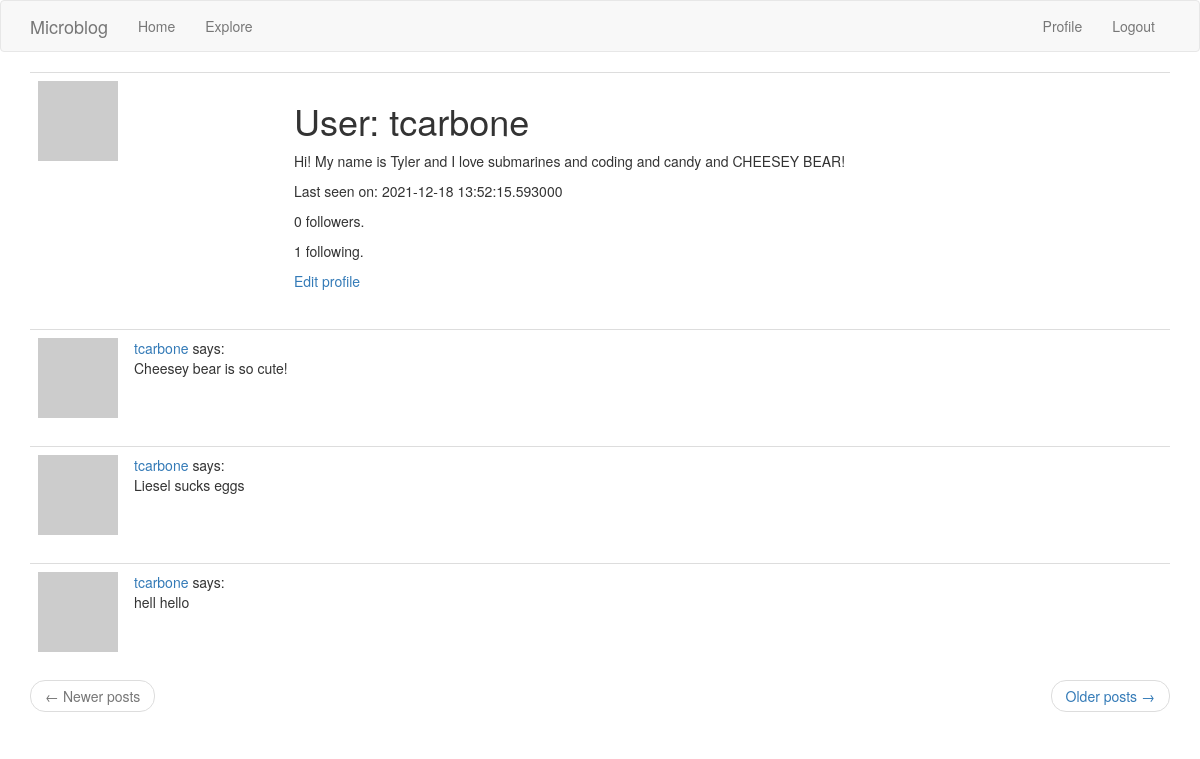
/user/tcarbone (signed in), run on an earlier commit of the app's database.
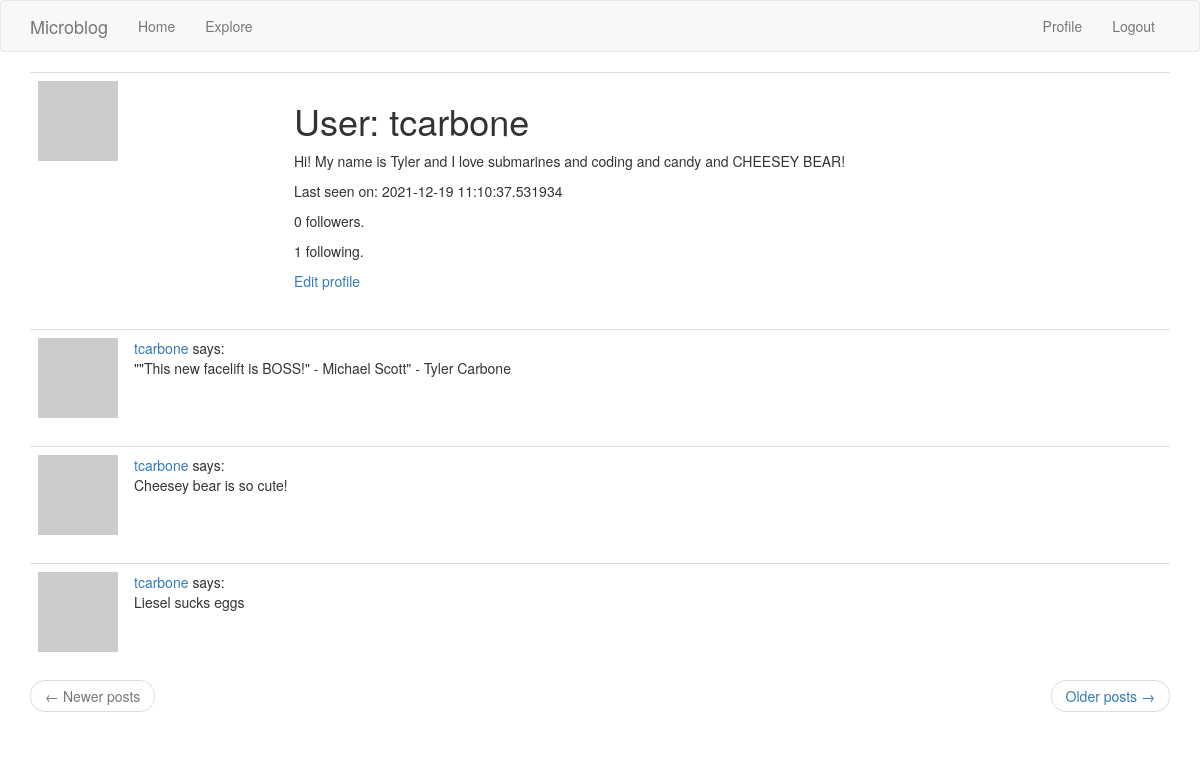
And on a later commit of the database.
### app/models.py (models this page shows, shortened)
class User(UserMixin, db.Model):
    id = db.Column(db.Integer, primary_key=True)
    username = db.Column(db.String(64), index=True, unique=True)
    email = db.Column(db.String(120), index=True, unique=True)
    password_hash = db.Column(db.String(128))
    about_me = db.Column(db.String(140))
    last_seen = db.Column(db.DateTime, default=datetime.utcnow)
    posts = db.relationship("Post", backref="author", lazy="dynamic")
    followed = db.relationship(
        "User",
        secondary = followers,
        primaryjoin = (followers.c.follower_id == id),
        secondaryjoin = (followers.c.followed_id == id),
        backref = db.backref("followers", lazy="dynamic"),
        lazy="dynamic"
    )
    def avatar(self, size):
        digest = hashlib.md5(self.email.lower().encode("utf-8")).hexdigest()
        url = "https://www.gravatar.com/avatar/{}?d=identicon&s={}"
        return url.format(digest, size)

class Post(db.Model):
    id = db.Column(db.Integer, primary_key=True)
    body = db.Column(db.String(140))
    timestamp = db.Column(db.DateTime, index=True, default=datetime.utcnow)
    user_id = db.Column(db.Integer, db.ForeignKey('user.id'))

### app/routes.py (the view)
@app.route("/user/<username>")
@login_required
def user(username):
    user = User.query.filter_by(username=username).first_or_404()
    page = request.args.get('page', 1, type=int)
    posts = user.posts.order_by(Post.timestamp.desc()).paginate(
        page, app.config['POSTS_PER_PAGE'], False)
    if posts.has_next:
        next_url = url_for('user', username=user.username, page=posts.next_num)
    else:
        next_url = None
    if posts.has_prev:
        prev_url = url_for('user', username=user.username, page=posts.prev_num)
    else:
        prev_url = None
    form = EmptyForm()
    return render_template("user.html", user=user, posts=posts.items,
        next_url=next_url, prev_url=prev_url, form=form)

### app/models.py (called while the page is built)
@login.user_loader
def load_user(id):
    return User.query.get(int(id))

### app/routes.py (called while the page is built)
@app.before_request
def before_request():
    if current_user.is_authenticated:
        current_user.last_seen = datetime.utcnow()
        db.session.commit()

### app/templates/user.html (shortened to what this page needs)
{% extends "base.html" %}
{% block app_content %}
	<table class='table table-hover'>
		<tr>
			<td width='256px'><img src="{{ user.avatar(256) }}"></td>
			<td>
				<h1>User: {{ user.username }}</h1>
				{% if user.about_me %}
					<p>{{ user.about_me }}</p>
				{% endif %}
				{% if user.last_seen %}
					<p>Last seen on: {{ user.last_seen }}</p>
				{% endif %}
				<p>{{ user.followers.count() }} followers.</p>
				<p>{{ user.followed.count() }} following.</p>
				{% if user == current_user %}
					<p><a href="{{ url_for("edit_profile") }}">Edit profile</p>
				{% endif %}
			</td>
		</tr>
	</table>
	{% for post in posts %}
		{% include "_post.html"  %}
	{% endfor %}
    <nav aria-label="...">
        <ul class="pager">
            <li class="previous{% if not prev_url %} disabled{% endif %}">
                <a href="{{ prev_url or '#' }}">
                    <span aria-hidden="true">&larr;</span> Newer posts
                </a>
            </li>
            <li class="next{% if not next_url %} disabled{% endif %}">
                <a href="{{ next_url or '#' }}">
                    Older posts <span aria-hidden="true">&rarr;</span>
                </a>
            </li>
        </ul>
    </nav>
{% endblock %}

### app/templates/_post.html
<table class="table table-hover">
	<tr>
		<td width="70px">
			<a href="{{ url_for('user', username=post.author.username) }}">
				<img src="{{ post.author.avatar(70) }}" />
			</a>
		</td>
		<td>
			<a href="{{ url_for('user', username=post.author.username) }}">
				{{ post.author.username }}
			</a>
			says:
			<br>
			{{ post.body }}
		</td>
	</tr>
</table>

What changed in the data, as far as the page shows it:
no longer on this page (row unchanged): Post: author.username "tcarbone", body "hell hello"
changed User "tcarbone": last_seen "2021-12-18 13:52:15.593000" → "2021-12-19 11:10:37.531934"
added Post: author.username "tcarbone", body "\"\"This new facelift is BOSS!\" - Michael Scott\" - Tyler Carbone"
